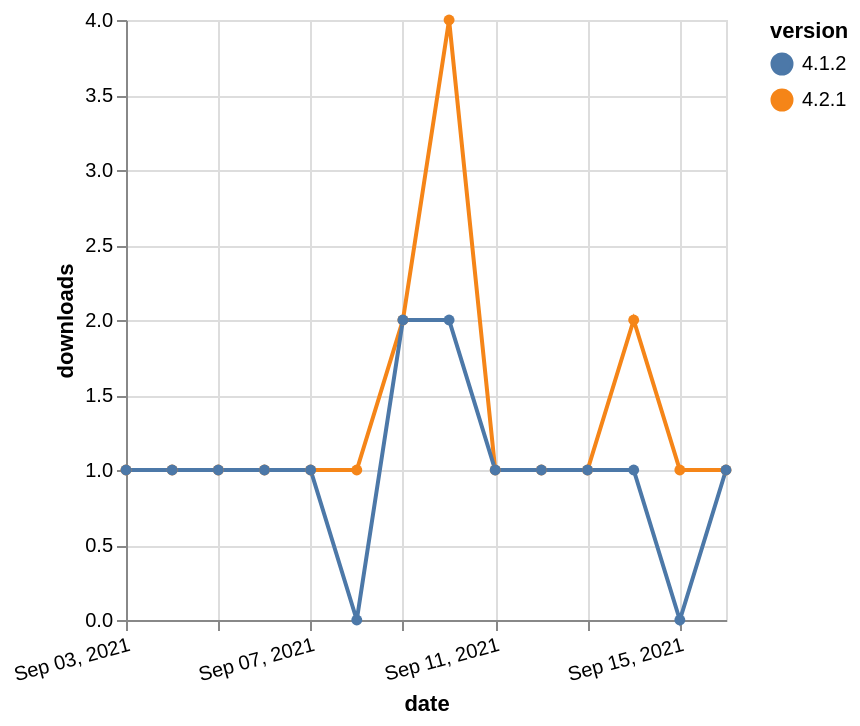

Express this chart as Vega-Lite.
### Vega-Lite specification from a JSON file in a GitHub repository (floating-point values rounded to 4 significant figures)
{"$schema": "https://vega.github.io/schema/vega-lite/v5.json", "description": "A simple bar chart with embedded data.", "data": {"values": [{"date": "2021-09-03", "total": 189, "delta": 1, "version": "4.2.1"}, {"date": "2021-09-04", "total": 190, "delta": 1, "version": "4.2.1"}, {"date": "2021-09-05", "total": 191, "delta": 1, "version": "4.2.1"}, {"date": "2021-09-06", "total": 192, "delta": 1, "version": "4.2.1"}, {"date": "2021-09-07", "total": 193, "delta": 1, "version": "4.2.1"}, {"date": "2021-09-08", "total": 194, "delta": 1, "version": "4.2.1"}, {"date": "2021-09-09", "total": 196, "delta": 2, "version": "4.2.1"}, {"date": "2021-09-10", "total": 200, "delta": 4, "version": "4.2.1"}, {"date": "2021-09-11", "total": 201, "delta": 1, "version": "4.2.1"}, {"date": "2021-09-12", "total": 202, "delta": 1, "version": "4.2.1"}, {"date": "2021-09-13", "total": 203, "delta": 1, "version": "4.2.1"}, {"date": "2021-09-14", "total": 205, "delta": 2, "version": "4.2.1"}, {"date": "2021-09-15", "total": 206, "delta": 1, "version": "4.2.1"}, {"date": "2021-09-16", "total": 207, "delta": 1, "version": "4.2.1"}, {"date": "2021-09-03", "total": 200, "delta": 1, "version": "4.1.2"}, {"date": "2021-09-04", "total": 201, "delta": 1, "version": "4.1.2"}, {"date": "2021-09-05", "total": 202, "delta": 1, "version": "4.1.2"}, {"date": "2021-09-06", "total": 203, "delta": 1, "version": "4.1.2"}, {"date": "2021-09-07", "total": 204, "delta": 1, "version": "4.1.2"}, {"date": "2021-09-08", "total": 204, "delta": 0, "version": "4.1.2"}, {"date": "2021-09-09", "total": 206, "delta": 2, "version": "4.1.2"}, {"date": "2021-09-10", "total": 208, "delta": 2, "version": "4.1.2"}, {"date": "2021-09-11", "total": 209, "delta": 1, "version": "4.1.2"}, {"date": "2021-09-12", "total": 210, "delta": 1, "version": "4.1.2"}, {"date": "2021-09-13", "total": 211, "delta": 1, "version": "4.1.2"}, {"date": "2021-09-14", "total": 212, "delta": 1, "version": "4.1.2"}, {"date": "2021-09-15", "total": 212, "delta": 0, "version": "4.1.2"}, {"date": "2021-09-16", "total": 213, "delta": 1, "version": "4.1.2"}]}, "width": "container", "mark": {"type": "line", "point": {"filled": true}}, "encoding": {"x": {"field": "date", "type": "temporal", "timeUnit": "yearmonthdate", "title": "date", "axis": {"labelAngle": -15}}, "y": {"field": "delta", "type": "quantitative", "title": "downloads"}, "color": {"field": "version", "type": "nominal"}, "tooltip": {"field": "delta"}}}
